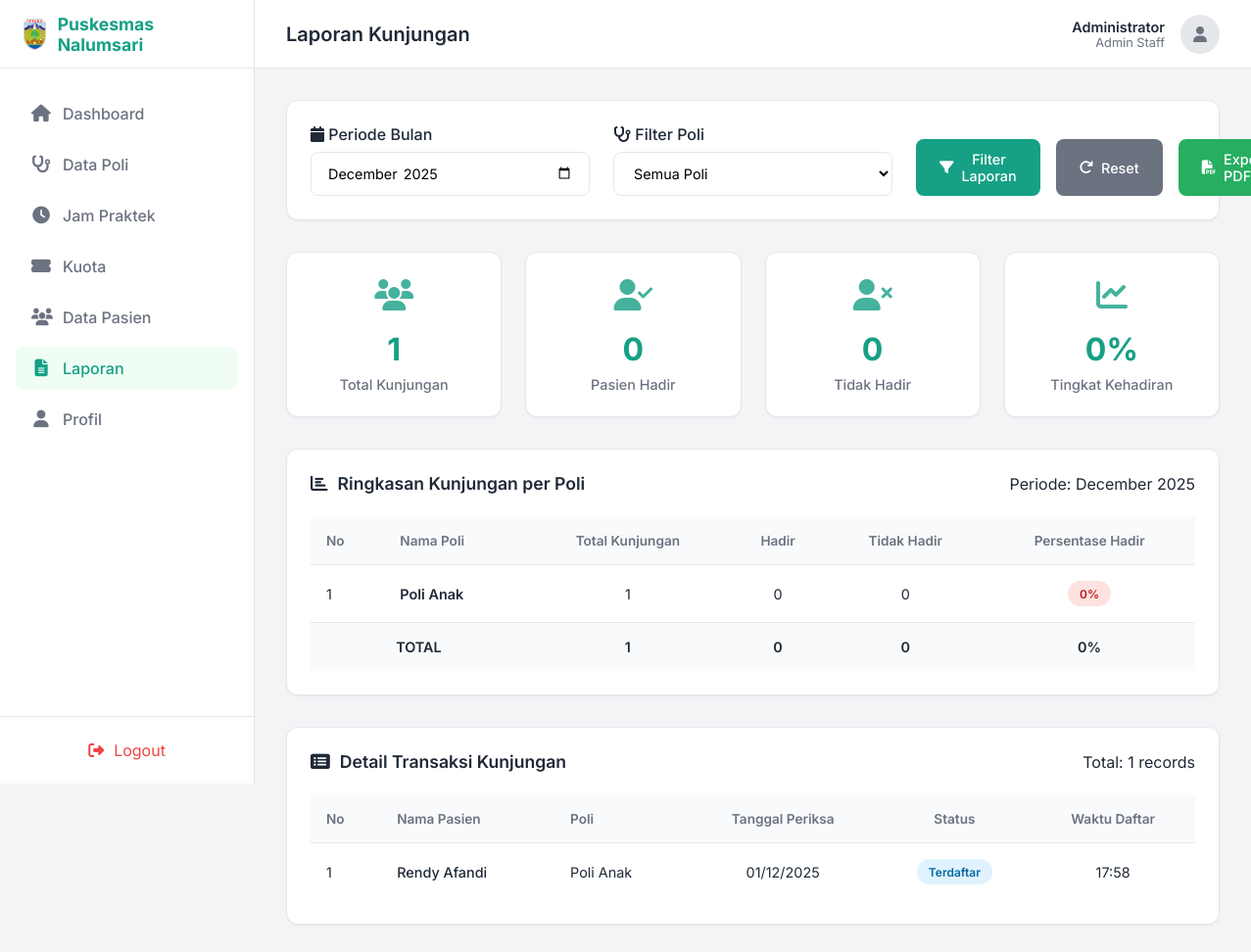
Page /admin/laporan.php (signed in) on the committed database.
### tables this page shows
CREATE TABLE `pendaftaran` (
  `id` int NOT NULL,
  `id_pasien` int NOT NULL,
  `id_poli` int NOT NULL,
  `tanggal_daftar` datetime NOT NULL,
  `tanggal_periksa` date NOT NULL,
  `status` enum('terdaftar','selesai','tidak hadir') DEFAULT 'terdaftar',
  `catatan` text
);

CREATE TABLE `pasien` (
  `id` int NOT NULL,
  `nama_lengkap` varchar(100) NOT NULL,
  `no_hp` varchar(15) NOT NULL,
  `email` varchar(100) NOT NULL,
  `alamat` text NOT NULL,
  `nik` varchar(16) NOT NULL,
  `jenis_kelamin` enum('L','P') NOT NULL,
  `password` varchar(32) NOT NULL,
  `created_at` timestamp NULL DEFAULT CURRENT_TIMESTAMP
);

CREATE TABLE `poli` (
  `id` int NOT NULL,
  `nama_poli` varchar(50) NOT NULL,
  `keterangan` text,
  `created_at` timestamp NULL DEFAULT CURRENT_TIMESTAMP
);

### admin/laporan.php (the view, shortened to what this page needs)
<?php
include '../config/database.php';
$bulan = isset($_GET['bulan']) ? $_GET['bulan'] : date('Y-m');
$poli_filter = isset($_GET['poli']) ? $_GET['poli'] : '';
$laporan_query = "SELECT p.nama_poli,
                         COUNT(d.id) as total_kunjungan,
                         SUM(CASE WHEN d.status = 'selesai' THEN 1 ELSE 0 END) as total_hadir,
                         SUM(CASE WHEN d.status = 'tidak hadir' THEN 1 ELSE 0 END) as total_tidak_hadir
                  FROM pendaftaran d
                  JOIN poli p ON d.id_poli = p.id
                  WHERE DATE_FORMAT(d.tanggal_periksa, '%Y-%m') = '$bulan'";
$laporan_query .= " GROUP BY p.id, p.nama_poli ORDER BY total_kunjungan DESC";
$laporan_result = mysqli_query($conn, $laporan_query);
$total_query = "SELECT
                COUNT(*) as total_kunjungan,
                SUM(CASE WHEN status = 'selesai' THEN 1 ELSE 0 END) as total_hadir,
                SUM(CASE WHEN status = 'tidak hadir' THEN 1 ELSE 0 END) as total_tidak_hadir
                FROM pendaftaran
                WHERE DATE_FORMAT(tanggal_periksa, '%Y-%m') = '$bulan'";
$total_result = mysqli_query($conn, $total_query);
$total_stats = mysqli_fetch_assoc($total_result);
$persentase_hadir = $total_stats['total_kunjungan'] > 0 ?
    round(($total_stats['total_hadir'] / $total_stats['total_kunjungan']) * 100, 2) : 0;
$detail_query = "SELECT p.nama_lengkap, poli.nama_poli, d.tanggal_periksa, d.status, d.tanggal_daftar
                 FROM pendaftaran d
                 JOIN pasien p ON d.id_pasien = p.id
                 JOIN poli ON d.id_poli = poli.id
                 WHERE DATE_FORMAT(d.tanggal_periksa, '%Y-%m') = '$bulan'";
$detail_query .= " ORDER BY d.tanggal_periksa DESC, poli.nama_poli";
$detail_result = mysqli_query($conn, $detail_query);
$total_detail = mysqli_num_rows($detail_result);
?>
<!DOCTYPE html>
<html lang="id">
<head>
    <link rel="stylesheet" href="https://cdnjs.cloudflare.com/ajax/libs/font-awesome/6.4.0/css/all.min.css">
</head>
<body>
    <nav class="sidebar" id="sidebar">
        <div class="sidebar-header">
            <a href="#" class="logo">
                <img src="../assets/images/logo.png" alt="Logo">
                <span>Puskesmas Nalumsari</span>
            </a>
        </div>
        <ul class="nav-menu">
            <li class="nav-item">
                <a href="dashboard.php" class="nav-link">
                    <i class="fas fa-home"></i>
                    <span>Dashboard</span>
                </a>
            </li>
            <li class="nav-item">
                <a href="poli.php" class="nav-link">
                    <i class="fas fa-stethoscope"></i>
                    <span>Data Poli</span>
                </a>
            </li>
            <li class="nav-item">
                <a href="jam_poli.php" class="nav-link">
                    <i class="fas fa-clock"></i>
                    <span>Jam Praktek</span>
                </a>
            </li>
            <li class="nav-item">
                <a href="kuota.php" class="nav-link">
                    <i class="fas fa-ticket-alt"></i>
                    <span>Kuota</span>
                </a>
            </li>
            <li class="nav-item">
                <a href="pasien.php" class="nav-link">
                    <i class="fas fa-users"></i>
                    <span>Data Pasien</span>
                </a>
            </li>
            <li class="nav-item">
                <a href="laporan.php" class="nav-link active">
                    <i class="fas fa-file-alt"></i>
                    <span>Laporan</span>
                </a>
            </li>
            <li class="nav-item">
                <a href="profil.php" class="nav-link">
                    <i class="fas fa-user"></i>
                    <span>Profil</span>
                </a>
            </li>
        </ul>
        <div class="sidebar-footer">
            <a href="../auth/logout.php" class="btn-logout" style="display:flex; align-items:center; gap:10px; width:100%; justify-content:center;">
                <i class="fas fa-sign-out-alt"></i> Logout
            </a>
        </div>
    </nav>
    <main class="main-content">
        <header class="top-header">
            <div style="display: flex; align-items: center; gap: 15px;">
                <h2 class="page-title">Laporan Kunjungan</h2>
            </div>
            <div class="user-profile">
                <div class="user-info">
                    <div class="user-name"><?php echo isset($_SESSION['nama']) ? $_SESSION['nama'] : 'Administrator'; ?></div>
                    <div class="user-role">Admin Staff</div>
                </div>
                <div style="background: #e5e7eb; width: 40px; height: 40px; border-radius: 50%; display: flex; align-items: center; justify-content: center; color: #6b7280;">
                    <i class="fas fa-user"></i>
                </div>
            </div>
        </header>
        <div class="content-wrapper">
            <div class="filter-section">
                <form method="GET" action="laporan.php">
                    <div class="filter-grid">
                        <div class="form-group">
                            <label class="form-label" for="bulan">
                                <i class="fas fa-calendar"></i>
                                Periode Bulan
                            </label>
                            <input type="month" id="bulan" name="bulan" class="form-control"
                                   value="<?php echo $bulan; ?>" max="<?php echo date('Y-m'); ?>">
                        </div>
                        <div class="form-group">
                            <label class="form-label" for="poli">
                                <i class="fas fa-stethoscope"></i>
                                Filter Poli
                            </label>
                            <select id="poli" name="poli" class="form-control">
                                <option value="">Semua Poli</option>
                            </select>
                        </div>
                        <div class="form-actions">
                            <button type="submit" class="btn btn-primary">
                                <i class="fas fa-filter"></i>
                                Filter Laporan
                            </button>
                            <a href="laporan.php" class="btn btn-secondary">
                                <i class="fas fa-redo"></i>
                                Reset
                            </a>
                            <a href="generate_pdf.php?bulan=<?php echo $bulan; ?>&poli=<?php echo $poli_filter; ?>"
                               class="btn btn-success" target="_blank">
                                <i class="fas fa-file-pdf"></i>
                                Export PDF
                            </a>
                        </div>
                    </div>
                </form>
            </div>
            <div class="stats-grid">
                <div class="stat-card">
                    <div class="stat-icon">
                        <i class="fas fa-users"></i>
                    </div>
                    <div class="stat-number"><?php echo $total_stats['total_kunjungan']; ?></div>
                    <div class="stat-label">Total Kunjungan</div>
                </div>
                <div class="stat-card">
                    <div class="stat-icon">
                        <i class="fas fa-user-check"></i>
                    </div>
                    <div class="stat-number"><?php echo $total_stats['total_hadir']; ?></div>
                    <div class="stat-label">Pasien Hadir</div>
                </div>
                <div class="stat-card">
                    <div class="stat-icon">
                        <i class="fas fa-user-times"></i>
                    </div>
                    <div class="stat-number"><?php echo $total_stats['total_tidak_hadir']; ?></div>
                    <div class="stat-label">Tidak Hadir</div>
                </div>
                <div class="stat-card">
                    <div class="stat-icon">
                        <i class="fas fa-chart-line"></i>
                    </div>
                    <div class="stat-number"><?php echo $persentase_hadir; ?>%</div>
                    <div class="stat-label">Tingkat Kehadiran</div>
                </div>
            </div>
            <div class="card-box">
                <div class="card-header">
                    <h3 class="card-title">
                        <i class="fas fa-chart-bar"></i>
                        Ringkasan Kunjungan per Poli
                    </h3>
                    <div class="text-muted">
                        Periode: <?php echo date('F Y', strtotime($bulan . '-01')); ?>
                    </div>
                </div>
                <div class="table-responsive">
                    <table>
                        <thead>
                            <tr>
                                <th>No</th>
                                <th>Nama Poli</th>
                                <th class="text-center">Total Kunjungan</th>
                                <th class="text-center">Hadir</th>
                                <th class="text-center">Tidak Hadir</th>
                                <th class="text-center">Persentase Hadir</th>
                            </tr>
                        </thead>
                        <tbody>
                            <?php
                            $no = 1;
                            $total_all_kunjungan = 0;
                            $total_all_hadir = 0;
                            $total_all_tidak_hadir = 0;
                            if (mysqli_num_rows($laporan_result) > 0) {
                                mysqli_data_seek($laporan_result, 0);
                                while ($laporan = mysqli_fetch_assoc($laporan_result)) {
                                    $persentase = $laporan['total_kunjungan'] > 0 ?
                                        round(($laporan['total_hadir'] / $laporan['total_kunjungan']) * 100, 2) : 0;
                                    $total_all_kunjungan += $laporan['total_kunjungan'];
                                    $total_all_hadir += $laporan['total_hadir'];
                                    $total_all_tidak_hadir += $laporan['total_tidak_hadir'];
                                    $badge_class = 'badge-high';
                                    if ($persentase < 60) {
                                        $badge_class = 'badge-low';
                                    } elseif ($persentase < 80) {
                                        $badge_class = 'badge-medium';
                                    }
                                    echo "<tr>
                                            <td>$no</td>
                                            <td>
                                                <div style='font-weight:600;'>{$laporan['nama_poli']}</div>
                                            </td>
                                            <td class='text-center'>{$laporan['total_kunjungan']}</td>
                                            <td class='text-center'>{$laporan['total_hadir']}</td>
                                            <td class='text-center'>{$laporan['total_tidak_hadir']}</td>
                                            <td class='text-center'>
                                                <span class='badge $badge_class'>$persentase%</span>
                                            </td>
                                          </tr>";
                                    $no++;
                                }
                                $total_persentase = $total_all_kunjungan > 0 ?
                                    round(($total_all_hadir / $total_all_kunjungan) * 100, 2) : 0;
                                echo "<tr style='background-color: #f9fafb; font-weight: 600;'>
                                        <td colspan='2' class='text-center'>TOTAL</td>
                                        <td class='text-center'>$total_all_kunjungan</td>
                                        <td class='text-center'>$total_all_hadir</td>
                                        <td class='text-center'>$total_all_tidak_hadir</td>
                                        <td class='text-center'>$total_persentase%</td>
                                      </tr>";
                            }
                            ?>
                        </tbody>
                    </table>
                </div>
            </div>
            <div class="card-box">
                <div class="card-header">
                    <h3 class="card-title">
                        <i class="fas fa-list-alt"></i>
                        Detail Transaksi Kunjungan
                    </h3>
                    <div class="text-muted">
                        Total: <?php echo $total_detail; ?> records
                    </div>
                </div>
                <div class="table-responsive">
                    <table>
                        <thead>
                            <tr>
                                <th>No</th>
                                <th>Nama Pasien</th>
                                <th>Poli</th>
                                <th class="text-center">Tanggal Periksa</th>
                                <th class="text-center">Status</th>
                                <th class="text-center">Waktu Daftar</th>
                            </tr>
                        </thead>
                        <tbody>
                            <?php
                            $no_detail = 1;
                            if (mysqli_num_rows($detail_result) > 0) {
                                mysqli_data_seek($detail_result, 0);
                                while ($detail = mysqli_fetch_assoc($detail_result)) {
                                    $status_class = 'badge-' . str_replace(' ', '', $detail['status']);
                                    echo "<tr>
                                            <td>$no_detail</td>
                                            <td>
                                                <div style='font-weight:500;'>{$detail['nama_lengkap']}</div>
                                            </td>
                                            <td>{$detail['nama_poli']}</td>
                                            <td class='text-center'>" . date('d/m/Y', strtotime($detail['tanggal_periksa'])) . "</td>
                                            <td class='text-center'>
                                                <span class='badge $status_class'>" . ucfirst($detail['status']) . "</span>
                                            </td>
                                            <td class='text-center'>" . date('H:i', strtotime($detail['tanggal_daftar'])) . "</td>
                                          </tr>";
                                    $no_detail++;
                                }
                            }
                            ?>
                        </tbody>
                    </table>
                </div>
            </div>
        </div>
    </main>
</body>
</html>

### rows in the picture
pendaftaran: id_pasien.nama_lengkap "Rendy Afandi", id_poli.nama_poli "Poli Anak", tanggal_periksa "01/12/2025", status "Terdaftar", tanggal_daftar "17:58"

### other values in the picture
$_SESSION['nama'] "Administrator"
$total_stats['total_kunjungan'] "1"
$total_stats['total_hadir'] "0"
$total_stats['total_tidak_hadir'] "0"
$persentase_hadir "0"
date('F Y', strtotime($bulan . '-01')) "December 2025"
$laporan['nama_poli'] "Poli Anak"
$laporan['total_kunjungan'] "1"
$laporan['total_hadir'] "0"
$laporan['total_tidak_hadir'] "0"
$persentase "0"
$total_all_kunjungan "1"
$total_all_hadir "0"
$total_all_tidak_hadir "0"
$total_persentase "0"
